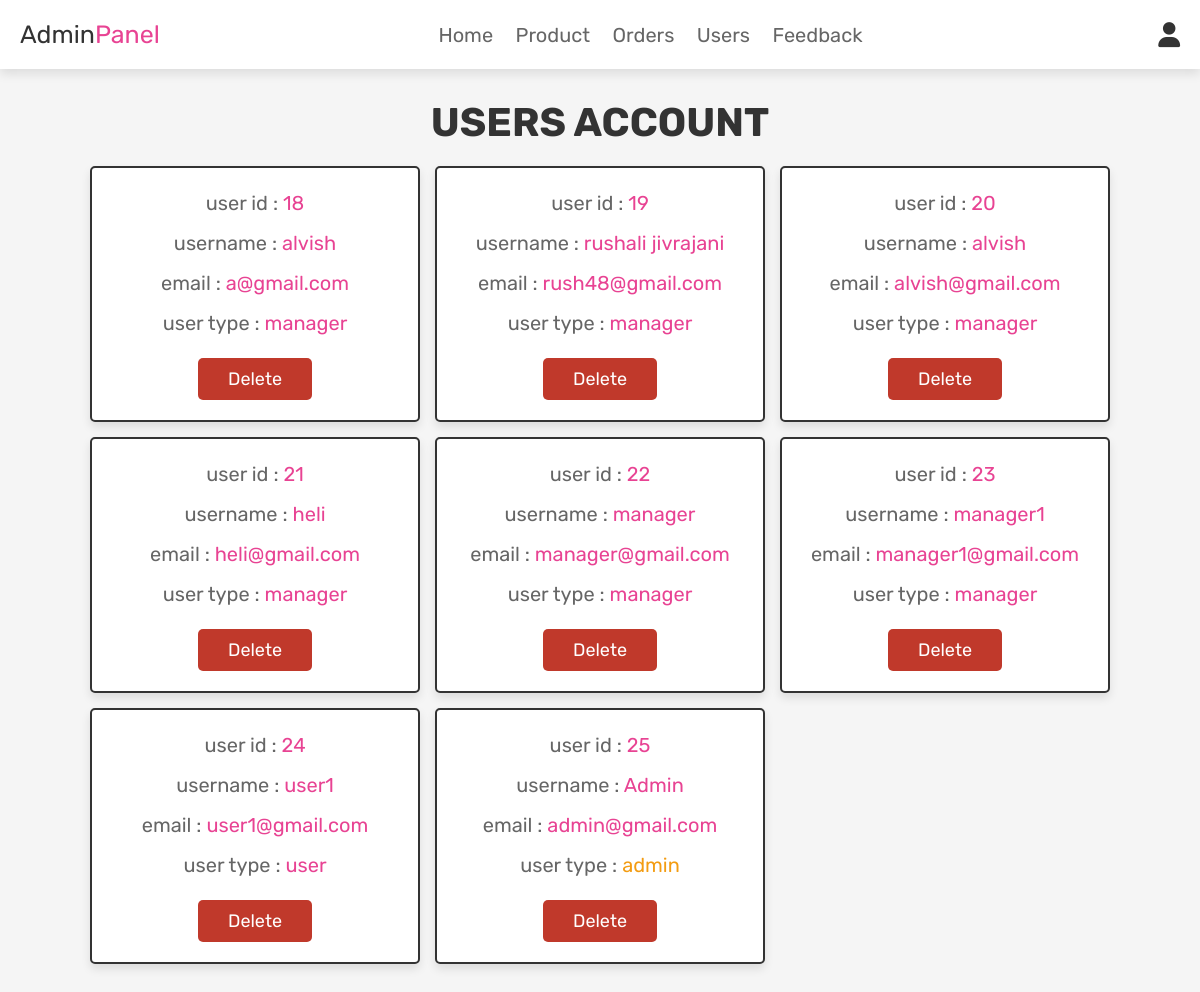
The page /Admin/admin_users.php (signed in) on the database its author committed.
### tables this page shows
CREATE TABLE `users` (
  `id` int(100) NOT NULL,
  `name` varchar(100) NOT NULL,
  `email` varchar(100) NOT NULL,
  `password` varchar(100) NOT NULL,
  `user_type` varchar(20) NOT NULL DEFAULT 'user'
);

### Admin/admin_users.php (the view, shortened to what this page needs)
<?php
@include '../config.php';
?>
<!DOCTYPE html>
<html lang="en">
<head>
   <link rel="stylesheet" href="https://cdnjs.cloudflare.com/ajax/libs/font-awesome/6.0.0/css/all.min.css">
   <link rel="stylesheet" href="../css/admin_style.css">
</head>
<body>
<?php @include 'admin_header.php'; ?>
<section class="users">
   <h1 class="title">users account</h1>
   <div class="box-container">
      <?php
         $select_users = mysqli_query($conn, "SELECT * FROM `users`") or die('query failed');
         if(mysqli_num_rows($select_users) > 0){
            while($fetch_users = mysqli_fetch_assoc($select_users)){
      ?>
      <div class="box">
         <p>user id : <span><?php echo $fetch_users['id']; ?></span></p>
         <p>username : <span><?php echo $fetch_users['name']; ?></span></p>
         <p>email : <span><?php echo $fetch_users['email']; ?></span></p>
         <p>user type : <span style="color:<?php if($fetch_users['user_type'] == 'admin'){ echo 'var(--orange)'; }; ?>"><?php echo $fetch_users['user_type']; ?></span></p>
         <a href="admin_users.php?delete=<?php echo $fetch_users['id']; ?>" onclick="return confirm('delete this user?');" class="delete-btn">delete</a>
      </div>
      <?php
         }
      }
      ?>
   </div>
</section>
</body>
</html>

### css/admin_style.css (style rules this page uses)
:root { --pink:#e84393; --red:#c0392b; --orange:#f39c12; --black:#333; --white:#fff; --light-color:#666; --light-white:#ccc; --light-bg:#f5f5f5; --border:.2rem solid var(--black); --box-shadow:0 .5rem 1rem rgba(0,0,0,.1); }
* { font-family: 'Rubik', sans-serif; margin:0; padding:0; box-sizing: border-box; outline: none; border:none; text-decoration: none; transition:all .2s linear; }
html { font-size: 62.5%; overflow-x: hidden; scroll-behavior: smooth; scroll-padding-top: 6.5rem; }
body { background: var(--light-bg); }
section { padding:3rem 2rem; }
.title { text-align: center; margin-bottom: 2rem; color:var(--black); text-transform: uppercase; font-size: 4rem; }
.btn, .delete-btn, .option-btn { display: inline-block; border-radius: .5rem; margin-top: 1rem; font-size: 1.8rem; color:var(--white); cursor: pointer; padding:1rem 3rem; text-transform: capitalize; }
.delete-btn { background-color: var(--red); }
.users .box-container { display: grid; grid-template-columns: repeat(auto-fit, 33rem); gap:1.5rem; align-items: flex-start; max-width: 1200px; margin: 0 auto; justify-content: center; }
.users .box-container .box { padding:2rem; border:var(--border); background-color: var(--white); box-shadow: var(--box-shadow); border-radius: .5rem; text-align: center; }
.users .box-container .box p { font-size: 2rem; color:var(--light-color); margin-bottom: 1rem; line-height: 1.5; }
.users .box-container .box p span { color:var(--pink); }
.users .box-container .box .delete-btn { margin-top: .5; }

### rows shown on the page
users: id "18", name "alvish", email "a@gmail.com", user_type "manager"
users: id "19", name "rushali jivrajani", email "rush48@gmail.com", user_type "manager"
users: id "20", name "alvish", email "alvish@gmail.com", user_type "manager"
users: id "21", name "heli", email "heli@gmail.com", user_type "manager"
users: id "22", name "manager", email "manager@gmail.com", user_type "manager"
users: id "23", name "manager1", email "manager1@gmail.com", user_type "manager"
users: id "24", name "user1", email "user1@gmail.com", user_type "user"
users: id "25", name "Admin", email "admin@gmail.com", user_type "admin"
